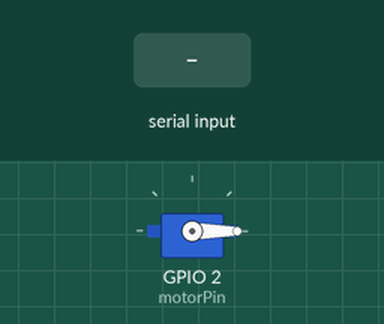
Bench run of a sketch on a simulated ESP32. Parts: servo. The inputs (shaded band) are chosen by the test bench. What the sketch prints to the serial monitor is not drawn.

Above: at 1.3 s.
1.4 s: "90,45\n" received over Serial
At 2.16 s:
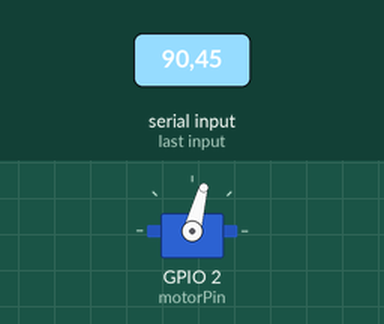
At 2.7 s:
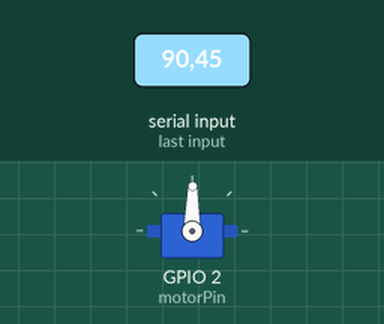
3.8 s: "w\n" received over Serial
At 4.8 s:
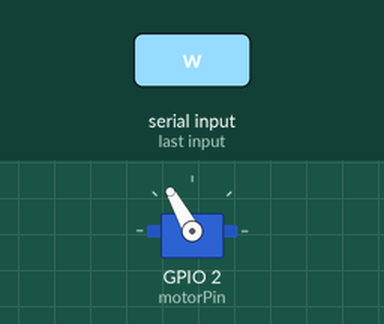
5.6 s: "30,150\n" received over Serial
7.4 s: "w\n" received over Serial
9.2 s: "s\n" received over Serial
11.0 s: "0\n" received over Serial
At 11.15 s:
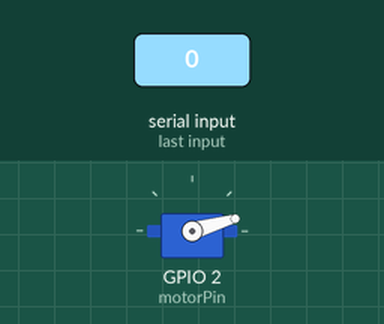
Timing chart, 0 to 13.8 s (numbered marks = the images above; inputs shaded):
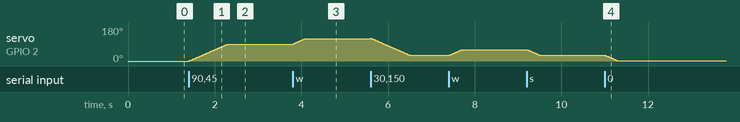

Measured:
- after the input at 1.4 s, servo on GPIO 2 (motorPin): moves from 0° to 89° over 0.88 s, starting at once
- after the input at 3.8 s, servo on GPIO 2 (motorPin): moves from 89° to 119° over 0.30 s, starting at once
- after the input at 11.0 s, servo on GPIO 2 (motorPin): moves from 31° to 1° over 0.30 s, starting at once

The sketch:

precise_angle_control.ino
```cpp
#include <ESP32Servo.h>  // ESP32용 Servo 라이브러리

Servo servo1;

const int motorPin = 2;  // ESP32 GPIO2에 연결
int angle1 = 0;          // 초기 각도 (0°)

void setup() {
  Serial.begin(115200);
  delay(100);

  // 50Hz(20ms) 서보 표준 주기 설정
  servo1.setPeriodHertz(50);
  // attach(pin, minPulse, maxPulse)
  servo1.attach(motorPin, 500, 2500);

  // 초기 위치
  servo1.write(angle1);

  Serial.println("Single Servo Control");
  Serial.println("  w: +30°   s: -30°");
  Serial.println("  0~180 각도 입력 시 해당 각도로 이동");
  Serial.println("Enter w/s or angle (0-180):");
}

void loop() {
  if (Serial.available() > 0) {
    String input = Serial.readStringUntil('\n');
    input.trim();
    if (input.length() == 0) {
      // 빈 입력 무시
      return;
    }

    // ‘w’ 또는 ‘s’ 명령 처리
    if (input.equalsIgnoreCase("w")) {
      moveByDelta(+30);
    }
    else if (input.equalsIgnoreCase("s")) {
      moveByDelta(-30);
    }
    // 숫자 입력 처리
    else {
      int target = input.toInt();
      if (target < 0 || target > 180) {
        Serial.println("잘못된 각도입니다. 0~180 사이를 입력하세요.");
      } else {
        Serial.print("Moving to ");
        Serial.print(target);
        Serial.println("°");
        moveToAngle(target);
      }
    }

    Serial.println("Enter w/s or angle (0-180):");
  }
}

// 현재 각도에서 delta만큼 증감
void moveByDelta(int delta) {
  int target = constrain(angle1 + delta, 0, 180);
  moveToAngle(target);
}

// 현재 각도에서 target 각도까지 단계별로 이동
void moveToAngle(int target) {
  if (angle1 < target) {
    for (; angle1 < target; angle1++) {
      servo1.write(angle1);
      delay(10);
    }
  } else {
    for (; angle1 > target; angle1--) {
      servo1.write(angle1);
      delay(10);
    }
  }
  Serial.print("Current angle: ");
  Serial.println(angle1);
}
```
